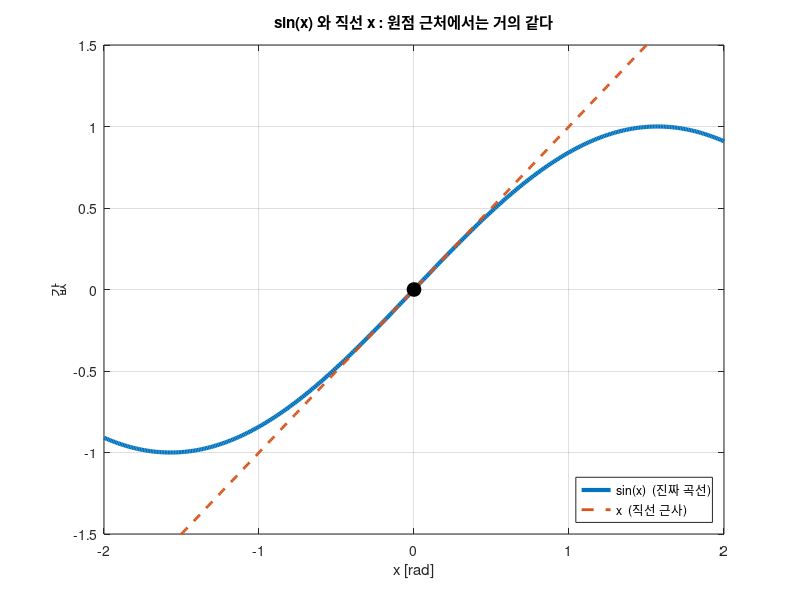

This figure's MATLAB source: (Note: this script raises an error after producing the figure.)
%% W03_03_pendulum_linearization.m
%  3주차 실습 (3) : 선형화 - 굽은 것을 곧게 펴서 쓰기
%
%  이번 실습이 학기 전반부에서 가장 중요합니다.
%
%  한 줄 요약:
%      세상은 굽어 있는데(비선형) 우리 도구는 곧은 것(선형)만 다룹니다.
%      그래서 관심 있는 지점 근처만 곧게 펴서 씁니다. 이게 선형화입니다.
%
%  대응하는 강의노트 : W03_LectureNote.mlx
%  대응하는 Simulink : W03_Pendulum_NonlinVsLin.slx
%
%  제어시스템설계 3주차 | 충남대학교 자율운항시스템공학과

clc; clear all; close all;

%% 경로 자동 등록 — setup_path 를 아직 안 했어도 알아서 잡습니다
%  (이 블록은 실습 내용과 상관없습니다. 지우지 마십시오.)
if isempty(which('plant_msd'))
    p_ = pwd;
    if ~isempty(mfilename('fullpath')), p_ = fileparts(mfilename('fullpath')); end
    for k_ = 1:4
        if isfile(fullfile(p_,'setup_path.m')), run(fullfile(p_,'setup_path.m')); break; end
        p_ = fileparts(p_);
    end
    clear p_ k_
end

%% 1. 무엇이 문제인가
%
%  지금까지 배운 것을 떠올려 봅시다.
%      전달함수, 극점, 블록선도, 상태공간...
%  이 도구들은 전부 "선형 시스템"에서만 통합니다.
%
%  그런데 선형이란 게 뭘까요? 아주 간단합니다.
%
%      입력을 2배 넣으면 출력도 정확히 2배가 나온다.
%
%  이게 전부입니다. 그런데 현실은 이렇지 않습니다.
%      - 자동차 액셀을 2배 밟는다고 속도가 2배가 되지 않습니다.
%      - 진자를 2배 기울인다고 되돌아오는 힘이 2배가 되지 않습니다.
%
%  현실은 거의 다 비선형입니다. 그럼 우리가 배운 게 다 쓸모없을까요?
%  아닙니다. 요령이 있습니다.

%% 2. 아이디어 : 좁게 보면 곡선도 직선이다
%
%  지구는 둥급니다. 그런데 동네 지도는 평평하게 그립니다.
%  왜 문제가 안 될까요? 동네는 좁으니까요.
%
%  세계지도를 평평하게 그리면 그린란드가 아프리카만 해집니다. 크게 틀립니다.
%  하지만 우리 동네 정도면 평평하다고 해도 거의 안 틀립니다.
%
%  선형화가 정확히 이겁니다.
%
%      곡선 전체를 직선으로 바꾸는 게 아니라,
%      우리가 관심 있는 한 점 근처만 직선으로 바꿉니다.
%
%  그 점을 동작점(operating point) 또는 평형점이라고 부릅니다.
%
%  아래 그림에서 확인해 봅시다.

x = -2:0.01:2;

figure('Name','곡선을 한 점에서 직선으로');
h1 = plot(x, sin(x), 'LineWidth', 3); hold on;
h2 = plot(x, x, '--', 'LineWidth', 2);
plot(0, 0, 'ko', 'MarkerSize', 10, 'MarkerFaceColor','k');
grid on; ylim([-1.5 1.5]);
xlabel('x [rad]'); ylabel('값');
title('sin(x) 와 직선 x : 원점 근처에서는 거의 같다');
legend([h1 h2], {'sin(x)  (진짜 곡선)', 'x  (직선 근사)'}, 'Location','southeast');

%% 3. 얼마나 좁아야 "좁은" 건가
%
%  말로만 하면 감이 안 오니 숫자로 봅시다.
%  각도별로 sin(θ) 와 θ 가 몇 퍼센트나 차이 나는지 계산합니다.

deg_list = [1 5 10 20 30 45 60 90];

fprintf('=== sin(θ) 를 θ 로 바꿔도 되는가 ===\n');
fprintf('   각도    sin(θ)      θ       오차\n');
fprintf('  ------  --------  --------  -------\n');
for dg = deg_list
    th  = deg2rad(dg);
    err = abs(th - sin(th)) / sin(th) * 100;
    fprintf('  %4d도   %.4f    %.4f    %5.1f %%\n', dg, sin(th), th, err);
end
fprintf('\n');
fprintf('  읽는 법:\n');
fprintf('    10도까지는 오차 0.5%% 입니다. 아무 문제 없습니다.\n');
fprintf('    30도가 되면 5%% 틀립니다. 슬슬 신경 쓰입니다.\n');
fprintf('    60도면 21%% 틀립니다. 이제 못 씁니다.\n\n');
fprintf('  결론: 선형화한 모델은 동작점 근처에서만 믿을 수 있습니다.\n');
fprintf('        얼마나 근처까지 믿을지는 시스템마다 다르니 확인해야 합니다.\n\n');

%% 4. 실제 예 : 진자
%
%  줄 끝에 추가 달린 진자입니다. θ 는 아래쪽 수직에서 잰 각도입니다.
%  즉 가만히 매달려 있으면 θ = 0 입니다.
%
%  운동방정식은 이렇습니다. (강의자료 3_Modeling.pptx 의 Example 3-27 과 같습니다)
%
%      (관성) x (각가속도) = (넣어 준 토크) - (감쇠) - (중력이 되돌리는 토크)
%
%      m*l^2 * θ'' = u - b*θ' - m*g*l*sin(θ)
%                                        ^^^^^^^^
%                                        여기 sin 이 있어서 비선형입니다
%
%  이 sin(θ) 하나 때문에 우리가 배운 도구를 못 씁니다.
%  θ 가 작다고 가정하고 sin(θ) 를 θ 로 바꾸면 선형이 됩니다.
%
%      m*l^2 * θ'' = u - b*θ' - m*g*l*θ        <- 이제 선형!
%
%  이걸 상태공간으로 적으면 (상태는 각도와 각속도, 두 개)
%
%      A = [        0             1     ]
%          [ -m*g*l*cos(θ0)/J   -b/J   ]
%
%  cos(θ0) 가 들어가는 것은 어느 점에서 폈느냐에 따라 기울기가 다르기 때문입니다.
%  θ0 = 0 (매달린 상태)에서는 cos(0) = 1 입니다.

[sysLin, p] = plant_pendulum(0);        % θ0 = 0 에서 선형화

fprintf('=== 진자 파라미터 ===\n');
fprintf('  질량 %.1f kg, 길이 %.1f m, 감쇠 %.1f\n', p.m, p.l, p.b);
fprintf('  동작점 θ0 = %.0f도 (아래로 매달린 상태)\n\n', rad2deg(p.theta0));
fprintf('  선형 모델의 A 행렬 =\n'); disp(p.A);
fprintf('  A 의 고유값 : ');
ev = eig(p.A); fprintf('%+.3f%+.3fj  ', [real(ev).'; imag(ev).']); fprintf('\n');
fprintf('  실수부가 0 입니다. 감쇠가 없어서 영원히 흔들린다는 뜻입니다.\n');
fprintf('  (2주차에서 본 "극점이 허수축 위" 상황과 같습니다)\n\n');

%% 5. 작은 각도로 흔들어 보기 : 잘 맞는다
%
%  이제 진짜 비선형 진자와 선형 근사 모델을 나란히 돌려 봅시다.
%  먼저 작은 각도, 5도에서 놓아 봅니다.
%
%  ode45 는 미분방정식을 수치적으로 풀어 주는 MATLAB 명령입니다.
%  비선형이든 뭐든 상관없이 풀어 줍니다.

t_end = 10;
theta_small = deg2rad(5);

% 비선형 (진짜)
[t_n, x_n] = ode45(@(t,x) p.f(x, 0), [0 t_end], [theta_small; 0]);

% 선형 (근사)
t_l = linspace(0, t_end, 1000)';   % 열벡터로 만들어야 아래 뺄셈이 제대로 됩니다
y_l = initial(sysLin, [theta_small; 0], t_l);

figure('Name','작은 각도 5도');
h1 = plot(t_n, rad2deg(x_n(:,1)), 'LineWidth', 3); hold on;
h2 = plot(t_l, rad2deg(y_l), '--', 'LineWidth', 2);
yline(0,'k:'); grid on;
xlabel('시간 [s]'); ylabel('각도 [도]');
title('5도에서 놓았을 때 : 두 선이 거의 겹친다');
legend([h1 h2], {'비선형 (진짜)', '선형 근사'}, 'Location','northeast');

% 얼마나 차이 나는지 숫자로
y_n_i = interp1(t_n, x_n(:,1), t_l);
fprintf('=== 5도에서 놓았을 때 ===\n');
fprintf('  두 모델의 최대 차이 : %.2f 도\n', rad2deg(max(abs(y_n_i - y_l))));
fprintf('  --> 거의 안 틀립니다. 선형 모델을 써도 됩니다.\n\n');

%% 6. 큰 각도로 흔들어 보기 : 어긋난다
%
%  이번엔 60도에서 놓아 봅니다.
%  3절의 표에서 60도면 21% 틀린다고 했습니다. 결과가 어떨까요?

theta_big = deg2rad(60);

[t_n2, x_n2] = ode45(@(t,x) p.f(x, 0), [0 t_end], [theta_big; 0]);
y_l2 = initial(sysLin, [theta_big; 0], t_l);

figure('Name','큰 각도 60도');
h1 = plot(t_n2, rad2deg(x_n2(:,1)), 'LineWidth', 3); hold on;
h2 = plot(t_l, rad2deg(y_l2), '--', 'LineWidth', 2);
yline(0,'k:'); grid on;
xlabel('시간 [s]'); ylabel('각도 [도]');
title('60도에서 놓았을 때 : 시간이 갈수록 어긋난다');
legend([h1 h2], {'비선형 (진짜)', '선형 근사'}, 'Location','northeast');

y_n2_i = interp1(t_n2, x_n2(:,1), t_l);
fprintf('=== 60도에서 놓았을 때 ===\n');
fprintf('  두 모델의 최대 차이 : %.1f 도\n', rad2deg(max(abs(y_n2_i - y_l2))));
fprintf('  --> 많이 틀립니다.\n\n');
fprintf('  왜 이렇게 벌어지나요?\n');
fprintf('    진짜 진자는 크게 흔들수록 한 번 왕복하는 시간이 길어집니다.\n');
fprintf('    선형 모델은 각도와 상관없이 항상 같은 주기라고 봅니다.\n');
fprintf('    그래서 시간이 갈수록 박자가 어긋나고, 결국 완전히 딴 소리를 합니다.\n\n');

%% 7. 같은 진자, 다른 자리 : 거꾸로 세우면
%
%  여기가 오늘의 하이라이트입니다.
%
%  진자를 거꾸로 세워 봅시다. θ = 180도 입니다.
%  손을 떼지 않으면 그 자세로 가만히 있습니다. 즉 여기도 평형점입니다.
%
%  물리적으로는 완전히 같은 진자입니다. 방정식도 그대로입니다.
%  그런데 이 자리에서 선형화하면 전혀 다른 모델이 나옵니다.
%
%  이유는 A 행렬의 cos(θ0) 입니다.
%      θ0 = 0   이면 cos = +1  ->  중력이 되돌린다   -> 안정
%      θ0 = 180 이면 cos = -1  ->  중력이 넘어뜨린다 -> 불안정
%
%  부호 하나가 뒤집히면서 시스템의 성격이 정반대가 됩니다.

[sysUp, pUp] = plant_pendulum(pi);      % θ0 = 180도 에서 선형화

fprintf('=== 매달린 자세 vs 거꾸로 선 자세 ===\n');
fprintf('  매달린 자세  A(2,1) = %+.2f  -> 고유값 %s\n', ...
        p.A(2,1), mat2str(round(eig(p.A),2)));
fprintf('  거꾸로 자세  A(2,1) = %+.2f  -> 고유값 %s\n', ...
        pUp.A(2,1), mat2str(round(eig(pUp.A),2)));
fprintf('\n');
fprintf('  거꾸로 선 쪽은 고유값 하나가 양수(+%.2f)입니다.\n', max(real(eig(pUp.A))));
fprintf('  2주차에서 배웠듯이 양수 고유값은 발산을 뜻합니다.\n');
fprintf('  즉 조금만 기울어도 그대로 넘어간다는 것입니다. 당연한 결과지요.\n\n');

% 거꾸로 세워 놓고 1도만 기울여 보기
t_u_lin = linspace(0, 3, 500)';
[t_u, x_u] = ode45(@(t,x) p.f(x, 0), [0 3], [pi - deg2rad(1); 0]);
y_u = initial(sysUp, [-deg2rad(1); 0], t_u_lin);

figure('Name','거꾸로 선 진자');
h1 = plot(t_u, rad2deg(x_u(:,1) - pi), 'LineWidth', 3); hold on;
h2 = plot(t_u_lin, rad2deg(y_u), '--', 'LineWidth', 2);
yline(0,'k:'); grid on;
xlabel('시간 [s]'); ylabel('수직에서 벗어난 각도 [도]');
title('거꾸로 세워 놓고 1도만 기울였을 때 : 그대로 넘어간다');
legend([h1 h2], {'비선형 (진짜)', '선형 근사'}, 'Location','southwest');

fprintf('  그림을 보면 처음 한동안은 두 선이 잘 겹칩니다.\n');
fprintf('  아직 각도가 작아서 선형 근사가 통하는 구간입니다.\n');
fprintf('  많이 넘어간 뒤부터는 갈라집니다. 근사가 깨진 것입니다.\n\n');

%% 8. 정리
%
%  1) 세상은 비선형인데 우리 도구는 선형용입니다.
%     그래서 관심 있는 점 근처만 곧게 펴서(선형화) 씁니다.
%
%  2) 진자에서는 sin(θ) 를 θ 로 바꾸는 것이 선형화입니다.
%     10도 이내면 거의 안 틀리고, 60도쯤 되면 못 씁니다.
%
%  3) 선형 모델은 동작점 근처에서만 믿을 수 있습니다.
%     제어기를 설계했으면 반드시 원래 비선형 모델로 검증해야 합니다.
%     이게 실무에서 사고를 막는 습관입니다.
%
%  4) 같은 시스템이라도 어느 점에서 폈느냐에 따라 전혀 다른 모델이 나옵니다.
%     진자를 매달면 안정, 거꾸로 세우면 불안정입니다.
%
%  5) 12~14주차에서는 이 "거꾸로 선 진자"를 넘어지지 않게 잡는 제어기를
%     직접 설계합니다. 오늘 만든 선형 모델이 그때 재료가 됩니다.
%
%  다음 실습 : W03_04_run_simulink.m
%              같은 실험을 Simulink 에서 해 봅니다.
%              비선형 블록과 선형 블록을 나란히 놓고 돌려서
%              각도를 키울 때 두 선이 벌어지는 것을 직접 확인합니다.
